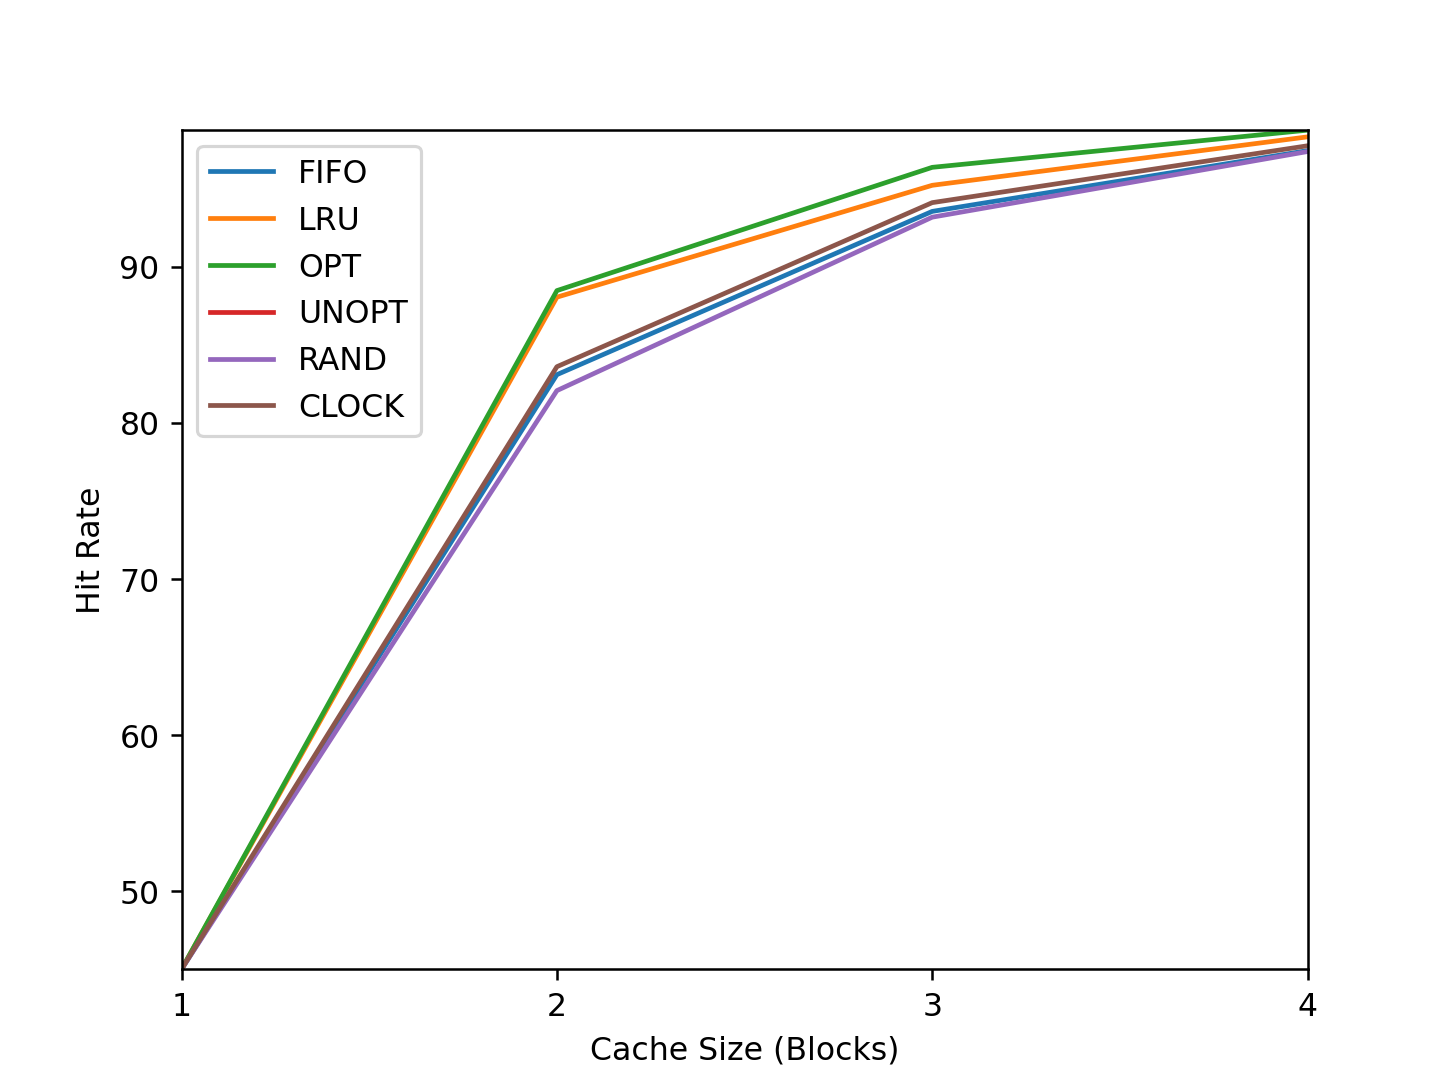

The script that saved this image:
import os
import subprocess

import matplotlib.pyplot as plt
import numpy as np

# cache_sizes = np.arange(0, 120, 20)
cache_sizes = np.arange(1, 5)
policies = ["FIFO", "LRU", "OPT", "UNOPT", "RAND", "CLOCK"]
# these were acheived after running `run.sh`
hit_rates = [
    # FIFO
    [45.03, 83.08, 93.53, 97.42],
    # LRU
    [45.03, 88.04, 95.20, 98.30],
    # OPT
    [45.03, 88.46, 96.35, 98.73],
    # UNOPT
    # NOTE: was unable to finish running this one, as it took too long.
    [45.03, None, None, None],
    # RAND
    [45.03, 82.06, 93.16, 97.36],
    # CLOCK
    [45.03, 83.59, 94.09, 97.73],
]

for i in range(len(policies)):
    plt.plot(cache_sizes, hit_rates[i])

plt.legend(policies)
plt.margins(0)
plt.xticks(cache_sizes, cache_sizes)
plt.xlabel("Cache Size (Blocks)")
plt.ylabel("Hit Rate")


plt.show()
# plt.savefig("03-rates.png", dpi=227)
